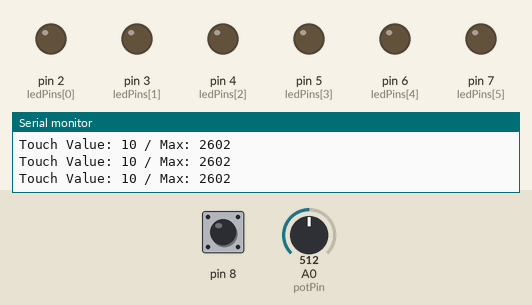
Simulated run of this sketch. Board: Arduino Uno, built with avr-gcc and run on an emulated ATmega328P. On the bench: output pins drawn as LEDs (lit = HIGH), the last lines printed to the serial monitor. Dashed ring = blinking. The test bench sets the inputs (shaded band); at power-on: pin 8 HIGH, A0 (potPin) = 512.

Above: at 1.2 s.
1.3 s: pin 8 pulled LOW for 0.15 s
At 2.5 s:
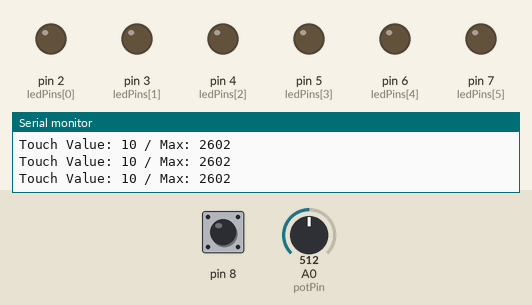
5.9 s: pin 8 pulled LOW for 1 s
At 6.7 s:
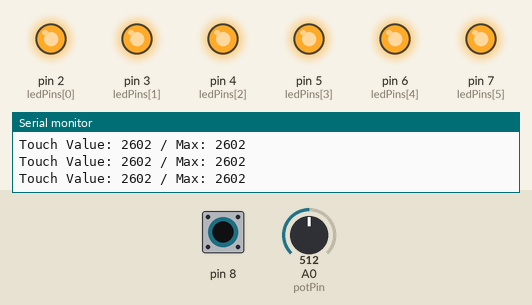
9.9 s: pin 8 pulled LOW for 3.2 s
At 14.0 s:
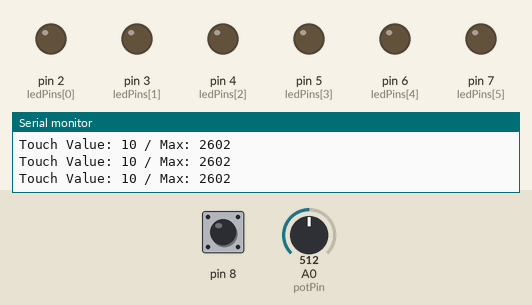
17.6 s: pin 8 pulsed LOW 2 times (0.12 s each, 0.3 s apart)
At 17.99 s:
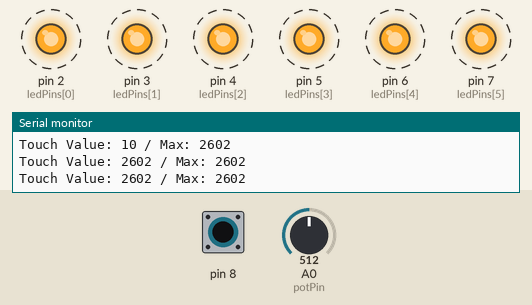
Timing chart, 0 to 20.6 s (numbered marks = the images above; inputs shaded):
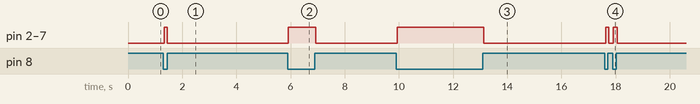

The sketch:

cap_touch_second.ino
```cpp
#include <CapacitiveSensor.h>

// Define capacitive sensor for pitch (send: pin 12, receive: pin 8)
CapacitiveSensor cs_12_8 = CapacitiveSensor(12, 8);

const int potPin = A0;  // Potentiometer to control sensitivity
const int ledPins[] = {2, 3, 4, 5, 6, 7}; // LED pins
const int numLeds = 6;  // Total number of LEDs

void setup() {
    Serial.begin(9600);  // Start serial communication
    for (int i = 0; i < numLeds; i++) {
        pinMode(ledPins[i], OUTPUT); // Set LED pins as outputs
    }
}

void loop() {
    long touchValue = cs_12_8.capacitiveSensor(30); // Read cap sense data
    int potValue = analogRead(potPin);             // Read potentiometer (0-1023)

    // Map pot value to set the max touch range (1000 to 10000)
    int touchMax = map(potValue, 0, 1023, 200, 5000);

    // Constrain touch value to the adjustable max range
    touchValue = constrain(touchValue, 0, touchMax);

    // Map cap sense data to number of LEDs
    int ledCount = map(touchValue, 0, touchMax, 0, numLeds);

    // Turn on/off LEDs based on mapped value
    for (int i = 0; i < numLeds; i++) {
        digitalWrite(ledPins[i], i < ledCount ? HIGH : LOW);
    }

    // Debugging output
    Serial.print("Touch Value: ");
    Serial.print(touchValue);
    Serial.print(" / Max: ");
    Serial.println(touchMax);

    delay(50); // Small delay for stability
}
```

Measured:
- after the input at 1.3 s, pin 2 (ledPins[0]), pin 3 (ledPins[1]), pin 4 (ledPins[2]), pin 5 (ledPins[3]), pin 6 (ledPins[4]), pin 7 (ledPins[5]): LOW → HIGH after 0.05 s, → LOW 0.11 s later
- after the input at 5.9 s, pin 2 (ledPins[0]), pin 3 (ledPins[1]), pin 4 (ledPins[2]), pin 5 (ledPins[3]), pin 6 (ledPins[4]), pin 7 (ledPins[5]): LOW → HIGH at once, → LOW 1.0 s later
- after the input at 9.9 s, pin 2 (ledPins[0]), pin 3 (ledPins[1]), pin 4 (ledPins[2]), pin 5 (ledPins[3]), pin 6 (ledPins[4]), pin 7 (ledPins[5]): LOW → HIGH after 0.05 s, → LOW 3.2 s later
- after the input at 17.6 s, pin 2 (ledPins[0]), pin 3 (ledPins[1]), pin 4 (ledPins[2]), pin 5 (ledPins[3]), pin 6 (ledPins[4]), pin 7 (ledPins[5]): alternates HIGH for 0.13 s and LOW for 0.16 s, 4 changes in all, then stays LOW, starting at once
